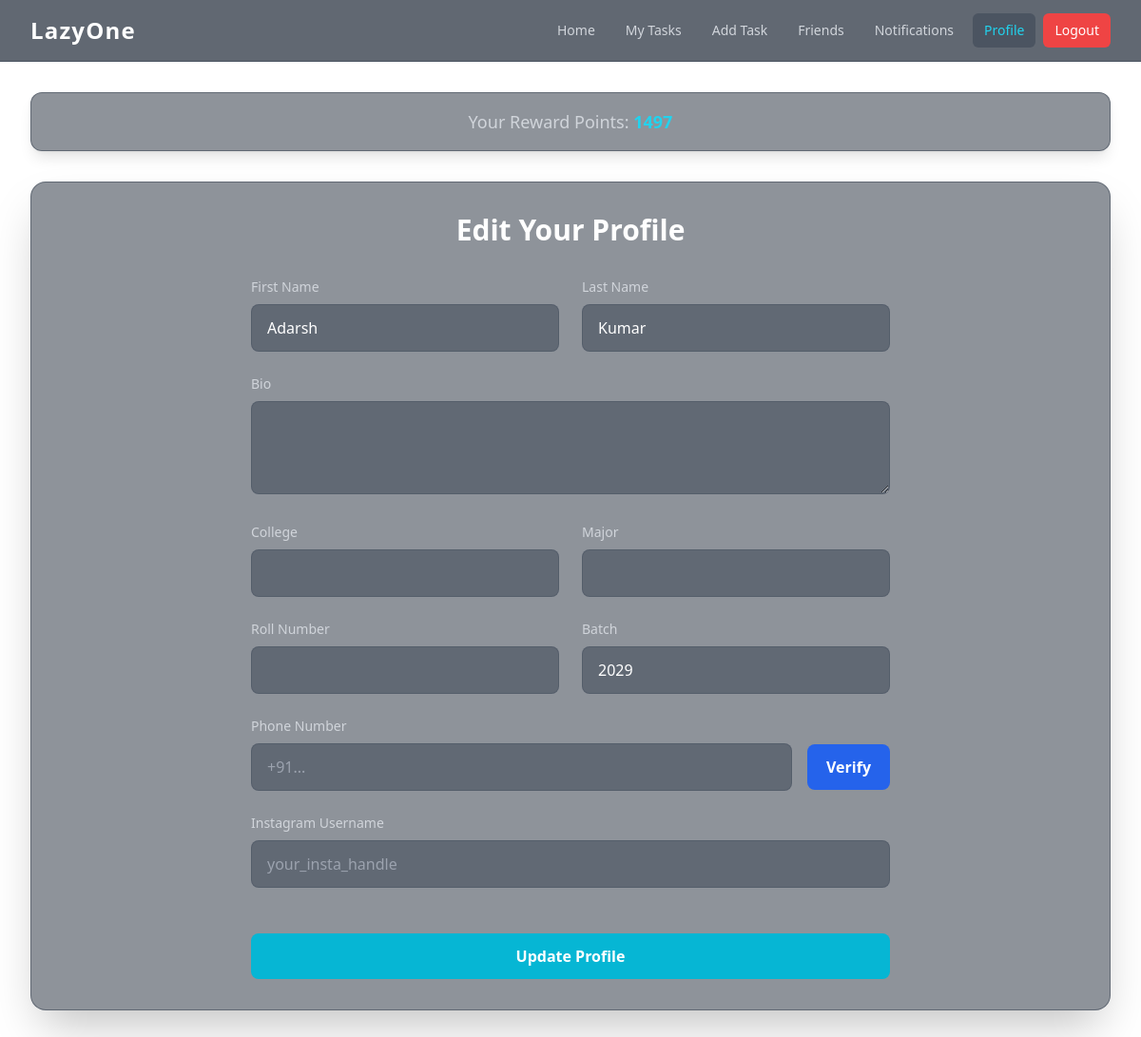
The page /profile/ (signed in) on the database its author committed.
### basic/models.py (models this page shows, shortened)
class UserProfile(models.Model):
    user = models.OneToOneField(User, on_delete=models.CASCADE)
    bio = models.CharField(max_length=300,blank=True)
    first_name = models.CharField(max_length=50, blank=True)
    last_name = models.CharField(max_length=50, blank=True)
    college = models.CharField(max_length=100, blank=True)
    room_no = models.CharField(max_length=20, blank=True)
    major = models.CharField(max_length=100, blank=True)
    hostel = models.CharField(max_length=100, blank=True)
    roll_no = models.CharField(max_length=100, blank=True)
    batch = models.IntegerField(default=2029)
    friends = models.ManyToManyField('self', blank=True)
    rewards = models.IntegerField(default=1500)
    phone_number = models.CharField(max_length=20, blank=True)
    is_phone_verified = models.BooleanField(default=False)
    instagram_username = models.CharField(max_length=100, blank=True)
    is_instagram_verified = models.BooleanField(default=False)
    firebase_uid = models.CharField(max_length=128, blank=True, null=True, unique=True)

### basic/views.py (the view, shortened to what this page needs)
# urls.py: path('profile/', views.profile_view, name='profile'), # This is for the logged-in user's own profile
@login_required(login_url='/login')
def profile_view(request):
    profile, created = UserProfile.objects.get_or_create(user=request.user)
    return render(request, 'profile.html', {'profile': profile})

### basic/context_processors.py (called while the page is built)
def firebase_keys(request):
    return {
        'FIREBASE_API_KEY': settings.FIREBASE_API_KEY,
        'FIREBASE_AUTH_DOMAIN': settings.FIREBASE_AUTH_DOMAIN,
        'FIREBASE_PROJECT_ID': settings.FIREBASE_PROJECT_ID,
        'FIREBASE_STORAGE_BUCKET': settings.FIREBASE_STORAGE_BUCKET,
        'FIREBASE_MESSAGING_SENDER_ID': settings.FIREBASE_MESSAGING_SENDER_ID,
        'FIREBASE_APP_ID': settings.FIREBASE_APP_ID,
    }

### basic/templates/profile.html (shortened to what this page needs)
{% extends 'base.html' %}
{% block content %}
<h2 class="text-3xl font-bold text-white mb-8 text-center">Edit Your Profile</h2>
<form method="post" class="space-y-6 max-w-2xl mx-auto">
    <div class="grid grid-cols-1 md:grid-cols-2 gap-6">
        <div>
            <label for="first_name" class="block text-sm font-medium text-gray-300 mb-2">First Name</label>
            <input type="text" id="first_name" name="first_name" value="{{ profile.first_name }}" class="w-full px-4 py-3 bg-gray-700/50 border border-gray-600/50 rounded-lg text-white placeholder-gray-400 focus:outline-none focus:ring-2 focus:ring-cyan-400 transition-shadow duration-200">
        </div>
        <div>
            <label for="last_name" class="block text-sm font-medium text-gray-300 mb-2">Last Name</label>
            <input type="text" id="last_name" name="last_name" value="{{ profile.last_name }}" class="w-full px-4 py-3 bg-gray-700/50 border border-gray-600/50 rounded-lg text-white placeholder-gray-400 focus:outline-none focus:ring-2 focus:ring-cyan-400 transition-shadow duration-200">
        </div>
    </div>
    <div>
        <label for="bio" class="block text-sm font-medium text-gray-300 mb-2">Bio</label>
        <textarea id="bio" name="bio" rows="3" class="w-full px-4 py-3 bg-gray-700/50 border border-gray-600/50 rounded-lg text-white placeholder-gray-400 focus:outline-none focus:ring-2 focus:ring-cyan-400 transition-shadow duration-200">{{ profile.bio }}</textarea>
    </div>
    <div class="grid grid-cols-1 md:grid-cols-2 gap-6">
        <div>
            <label for="college" class="block text-sm font-medium text-gray-300 mb-2">College</label>
            <input type="text" id="college" name="college" value="{{ profile.college }}" class="w-full px-4 py-3 bg-gray-700/50 border border-gray-600/50 rounded-lg text-white placeholder-gray-400 focus:outline-none focus:ring-2 focus:ring-cyan-400 transition-shadow duration-200">
        </div>
        <div>
            <label for="major" class="block text-sm font-medium text-gray-300 mb-2">Major</label>
            <input type="text" id="major" name="major" value="{{ profile.major }}" class="w-full px-4 py-3 bg-gray-700/50 border border-gray-600/50 rounded-lg text-white placeholder-gray-400 focus:outline-none focus:ring-2 focus:ring-cyan-400 transition-shadow duration-200">
        </div>
        <div>
            <label for="roll_no" class="block text-sm font-medium text-gray-300 mb-2">Roll Number</label>
            <input type="text" id="roll_no" name="roll_no" value="{{ profile.roll_no }}" class="w-full px-4 py-3 bg-gray-700/50 border border-gray-600/50 rounded-lg text-white placeholder-gray-400 focus:outline-none focus:ring-2 focus:ring-cyan-400 transition-shadow duration-200">
        </div>
        <div>
            <label for="batch" class="block text-sm font-medium text-gray-300 mb-2">Batch</label>
            <input type="number" id="batch" name="batch" value="{{ profile.batch }}" class="w-full px-4 py-3 bg-gray-700/50 border border-gray-600/50 rounded-lg text-white placeholder-gray-400 focus:outline-none focus:ring-2 focus:ring-cyan-400 transition-shadow duration-200">
        </div>
    </div>
    <div>
        <label for="phone_number" class="block text-sm font-medium text-gray-300 mb-2">Phone Number</label>
        <div class="flex items-center space-x-4">
            <input type="text" id="phone_number" name="phone_number" value="{{ profile.phone_number }}" placeholder="+91..." class="flex-grow w-full px-4 py-3 bg-gray-700/50 border border-gray-600/50 rounded-lg text-white placeholder-gray-400 focus:outline-none focus:ring-2 focus:ring-cyan-400 transition-shadow duration-200">
            {% if profile.is_phone_verified %}
                <span class="text-green-400 font-semibold flex items-center whitespace-nowrap">
                    <svg class="w-5 h-5 mr-1" fill="none" stroke="currentColor" viewBox="0 0 24 24" xmlns="http://www.w3.org/2000/svg"><path stroke-linecap="round" stroke-linejoin="round" stroke-width="2" d="M9 12l2 2 4-4m6 2a9 9 0 11-18 0 9 9 0 0118 0z"></path></svg>
                    Verified
                </span>
            {% else %}
                <button type="button" id="verify-phone-button" class="px-5 py-3 bg-blue-600 hover:bg-blue-700 text-white font-semibold rounded-lg transition-colors whitespace-nowrap">Verify</button>
            {% endif %}
        </div>
    </div>
    <div>
        <label for="instagram_username" class="block text-sm font-medium text-gray-300 mb-2">Instagram Username</label>
        <input type="text" id="instagram_username" name="instagram_username" value="{{ profile.instagram_username }}" placeholder="your_insta_handle" class="w-full px-4 py-3 bg-gray-700/50 border border-gray-600/50 rounded-lg text-white placeholder-gray-400 focus:outline-none focus:ring-2 focus:ring-cyan-400 transition-shadow duration-200">
    </div>
    <div class="pt-6">
        <button type="submit" class="w-full text-white font-bold py-3 px-4 rounded-lg bg-cyan-500 hover:bg-cyan-600 focus:outline-none focus:ring-2 focus:ring-offset-2 focus:ring-offset-gray-800 focus:ring-cyan-500 transition-all duration-300 transform hover:scale-105">
            Update Profile
        </button>
    </div>
</form>
{% endblock %}

### rows shown on the page
UserProfile: first_name "Adarsh", last_name "Kumar", batch "2029"
